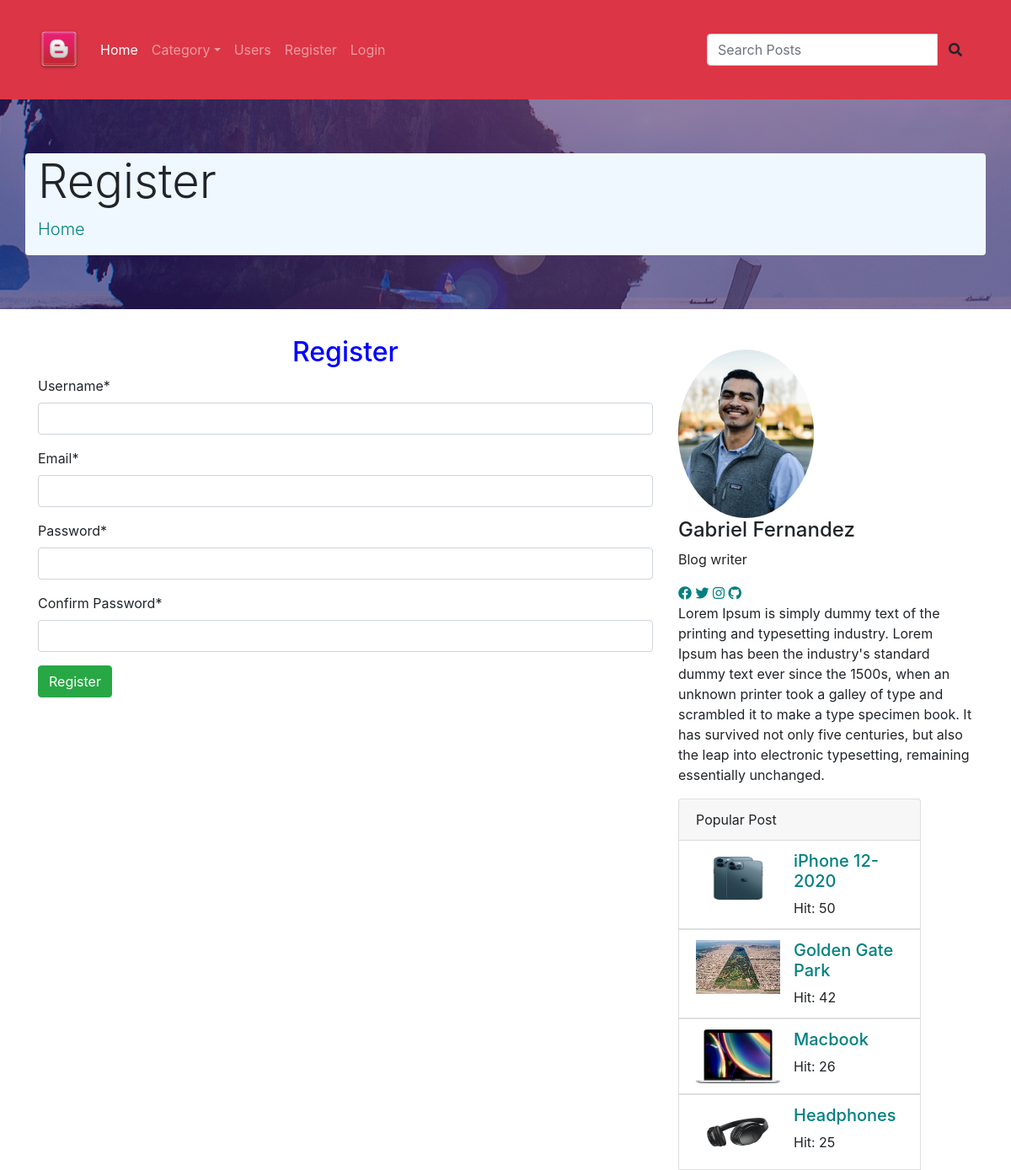
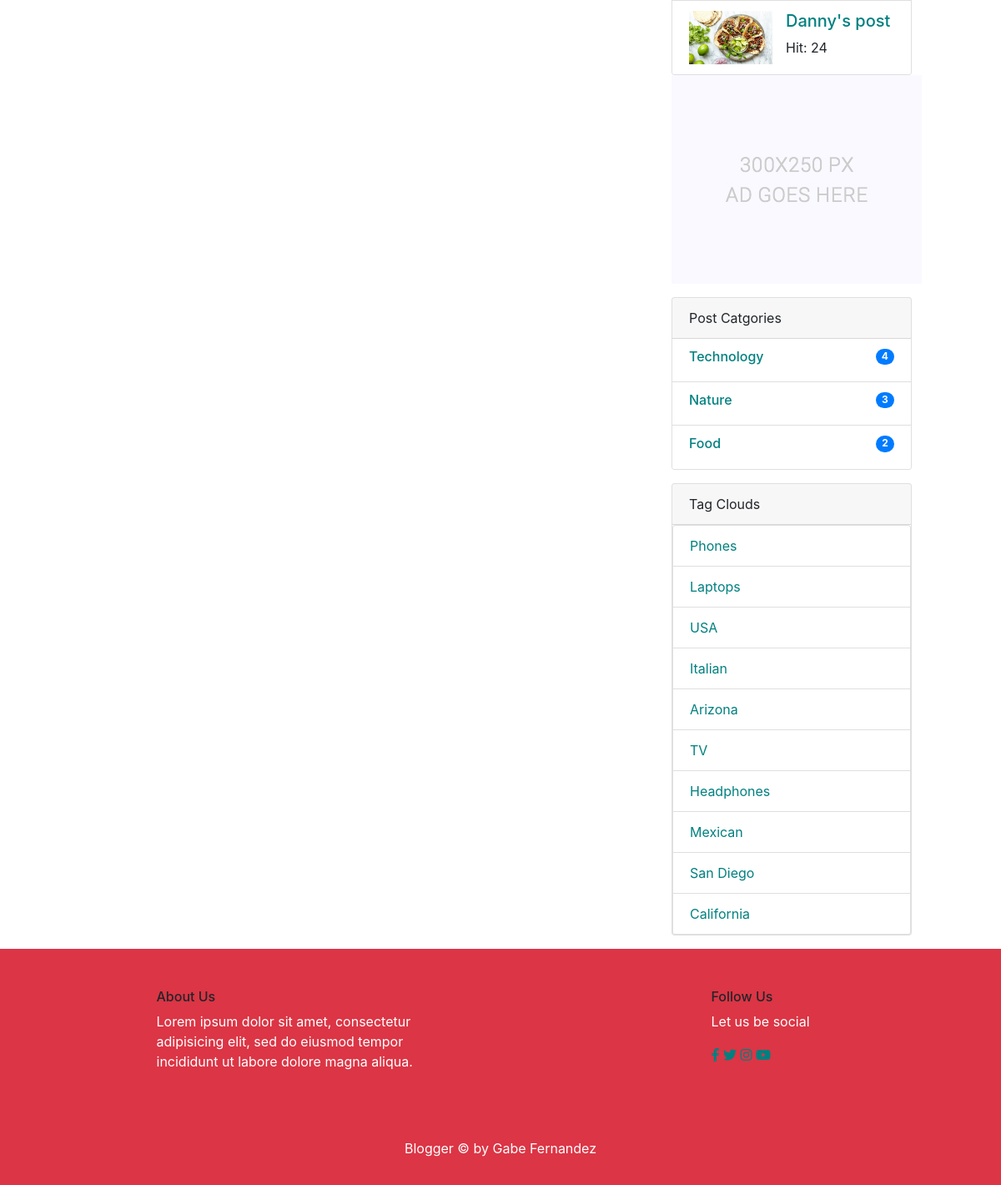
The page /users/register/ on the database its author committed (2 pictures, top to bottom).
### posts/models.py (models this page shows, shortened)
class Post(models.Model):
    title = models.CharField(max_length=150)
    content = models.TextField()
    publishing_date = models.DateField(auto_now_add=True)
    image = models.ImageField(blank=True, null=True, upload_to='uploads')
    user = models.ForeignKey(settings.AUTH_USER_MODEL, on_delete=models.CASCADE)
    slug = models.SlugField(default="slug", editable=False)
    category = models.ForeignKey(Category, on_delete=models.CASCADE, related_name="posts", default=1)
    tag = models.ManyToManyField(Tag, related_name="posts", blank=True)
    slider_post = models.BooleanField(default=False)
    hit = models.PositiveIntegerField(default=0)

class Category(models.Model):
    title = models.CharField(max_length=100)
    slug = models.SlugField(editable=False)
    def post_count(self):
        return self.posts.all().count()

class Tag(models.Model):
    title = models.CharField(max_length=50)
    slug = models.SlugField(editable=False)
    def __str__(self):
        return self.title

### users/views.py (the view, shortened to what this page needs)
# urls.py: path('register/', RegisterView.as_view(), name='register'),
class RegisterView(CreateView):
    template_name = 'users/register.html'
    form_class = RegisterForm
    success_url = '/'

### users/forms.py
class RegisterForm(UserCreationForm):
    username = forms.CharField(max_length=50)
    email = forms.EmailField(max_length=50)
    password1 = forms.CharField(label="Password", widget=forms.PasswordInput)
    password2 = forms.CharField(label="Confirm Password", widget=forms.PasswordInput)
    class Meta(UserCreationForm):
        model = User
        fields = ('username', 'email', 'password1', 'password2')

### posts/templatetags/custom_tags.py (called while the page is built)
@register.simple_tag(name="categories")
def all_categories():
    return Category.objects.all()

@register.simple_tag(name="tags")
def all_tags():
    return Tag.objects.all()

@register.simple_tag(name="hit_posts")
def hit_posts():
    return Post.objects.order_by('-hit')[:5]

### templates/users/register.html (shortened to what this page needs)
{% extends 'posts/base.html'%}
{% load static %}
{%load crispy_forms_tags%}
{% block content %}
        <div class="jumbotron jumbotron-fluid banner">
          <div class="container d-flex justify-content-center flex-column banner-text rounded">
            <h1 class="display-4">Register</h1>
            <p class="lead"><a href="{% url 'index' %}">Home</a></p>
          </div>
        </div>
        <section class="blog_area ">
            <div class="container">
                <div class="row">
                    <div class="col-lg-8">
                        <h2 style="text-align:center;color:blue">Register</h2>
                        <div class="blog_left_sidebar">
                            <form method="POST">
                                {{ form|crispy}}
                                <button type="submit" class="btn btn-success">Register</button>
                            </form>
                        </div>
                    </div>
                    {% include 'posts/sidebar.html' %}
                </div>
            </div>
        </section>
{% endblock %}

### templates/posts/sidebar.html (shortened to what this page needs)
{% load static %}
{% load custom_tags %}
<div id=" sidebar"class=" col-lg-4" >
                        <div class="blog_right_sidebar my-3">
                            <aside class="author_section">
                                <img class="author_img rounded-circle" id="author_img" src="{% static "img/blog/gabe.png" %}" alt="">
                                <h4>Gabriel Fernandez</h4>
                                <p>Blog writer</p>
                                <div class="social_icon">
                                    <a href="#"><i class="fab fa-facebook"></i></a>
                                    <a href="#"><i class="fab fa-twitter"></i></a>
                                    <a href="#"><i class="fab fa-instagram"></i></a>
                                    <a href="#"><i class="fab fa-github"></i></a>
                                </div>
                                <p>Lorem Ipsum is simply dummy text of the printing and typesetting industry. Lorem Ipsum has been the industry's standard dummy text ever since the 1500s, when an unknown printer took a galley of type and scrambled it to make a type specimen book. It has survived not only five centuries, but also the leap into electronic typesetting, remaining essentially unchanged.</p>
                            </aside>
                            <div class="card" style="width: 18rem;">
                               <div class="card-header">
                                    Popular Post
                               </div>
                                {% hit_posts as posts %}
                                {% for post in posts %}
                               <ul class="list-group list-group-flush">
                                    <li class="list-group-item">
                                        <div class="media">
                                            <img src="{{post.image.url}}" class="mr-3" alt="..." style="height:64px; width:100px;">
                                            <div class="media-body">
                                                <a href="{% url 'detail' post.pk post.slug %}"><h5>{{ post.title }}</h5></a>
                                                Hit: {{post.hit}}
                                            </div>
                                        </div>
                                    </li>
                               </ul>
                                {%endfor %}
                            </div>
                            <aside class="single_sidebar_widget">
                                <a href="#"><img class="img-fluid" src="{% static "img/blog/add.jpg" %}" alt=""></a>
                            </aside>
                            <div class="card mt-3 " style="width: 18rem;">
                                <div class="card-header">
                                    Post Catgories
                                </div>
                                <ul class="list-group list-group-flush">
                                    {% categories as categories %}
                                    {% for category in categories %}
                                    <li class="list-group-item">
                                        <a href="{% url 'category_detail' pk=category.pk slug=category.slug %}" class="d-flex justify-content-between">
                                            <h6>{{category.title}}</h6>
                                            <h6 class="badge badge-primary badge-pill">{{category.post_count}}</h6>
                                        </a>
                                    </li>
                                    {% endfor %}
                                </ul>
                            </div>
                            <div class="card mt-3" style="width: 18rem;">
                                <div class="card-header">
                                    Tag Clouds
                                </div>
                                <ul class="list-group">
                                    {% tags as labels %}
                                    {% for label in labels%}
                                    <li class="list-group-item"><a href="{% url 'tag_detail' slug=label.slug%}">{{label}}</a></li>
                                    {% endfor %}
                                </ul>
                            </div>
                        </div>
                    </div>

### static/css/mycss.css (style rules this page uses)
a:link { color: teal; background-color: transparent; text-decoration: none; }
.banner { background: url(../img/banner/home-banner.jpg) no-repeat scroll center center; display:flex; }
.banner-text { background-color:#F0F8FF; }
#author_img { width:auto; height:200px; }

### rows shown on the page
Post: image (picture), title "iPhone 12-2020", hit "50"
Post: image (picture), title "Golden Gate Park", hit "42"
Post: image (picture), title "Macbook", hit "26"
Post: image (picture), title "Headphones", hit "25"
Post: image (picture), title "Danny's post", hit "24"
Category: title "Technology", post_count "4"
Category: title "Nature", post_count "3"
Category: title "Food", post_count "2"
Tag: title "Phones"
Tag: title "Laptops"
Tag: title "USA"
Tag: title "Italian"
Tag: title "Arizona"
Tag: title "TV"
Tag: title "Headphones"
Tag: title "Mexican"
Tag: title "San Diego"
Tag: title "California"
